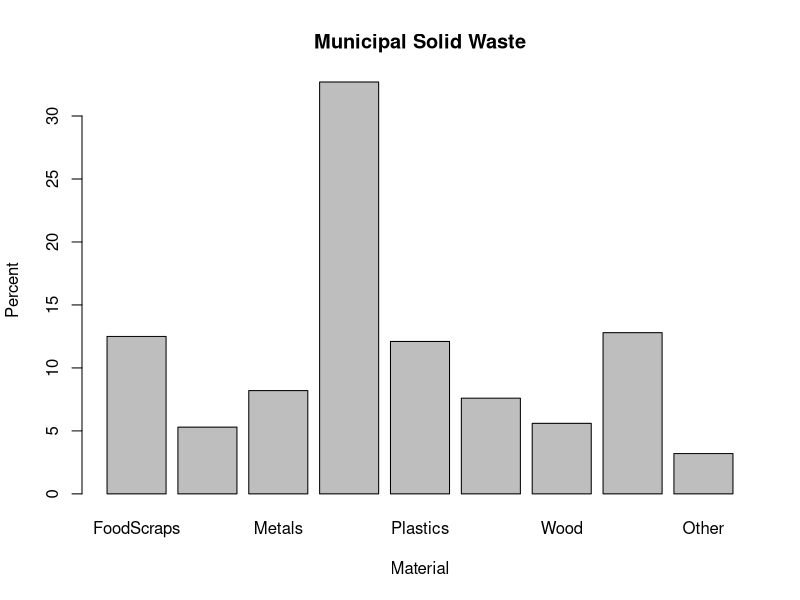
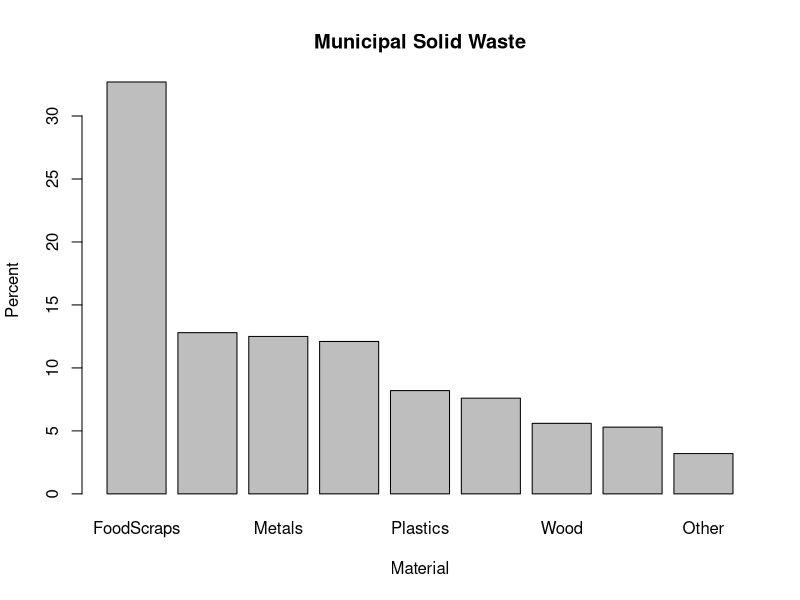
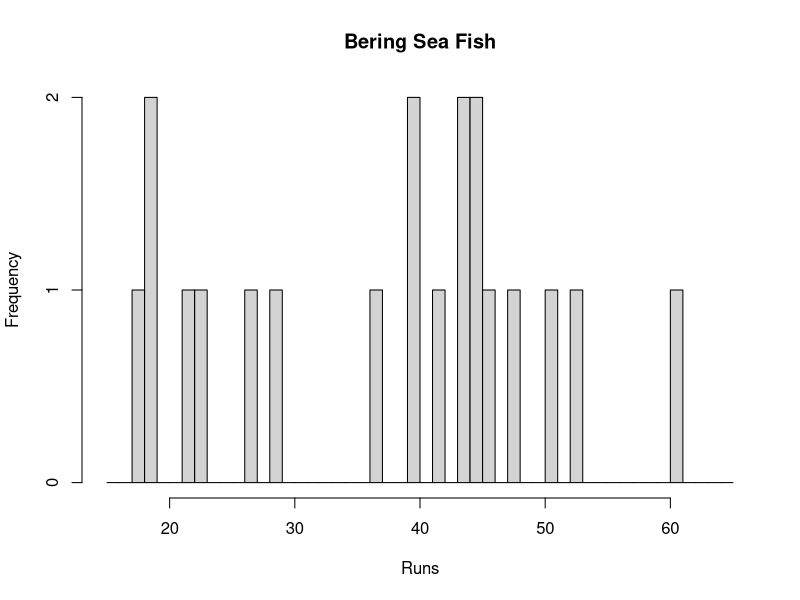
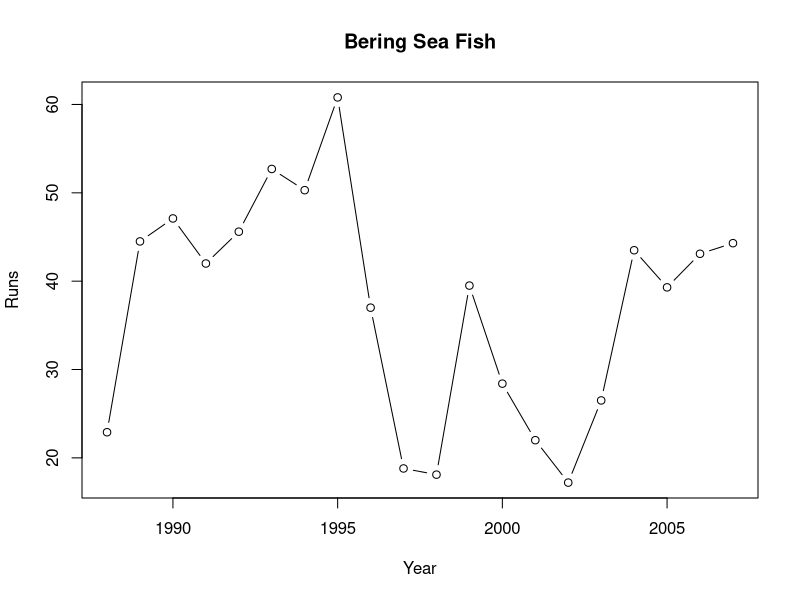
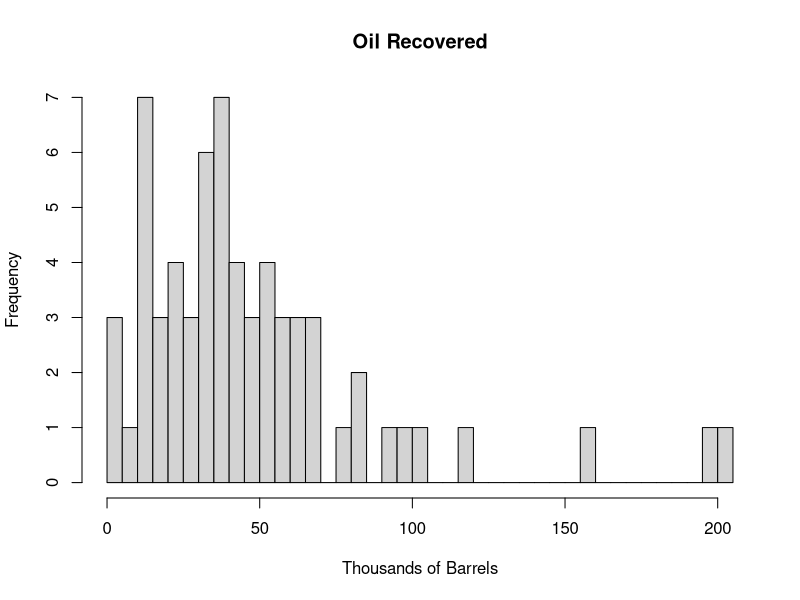
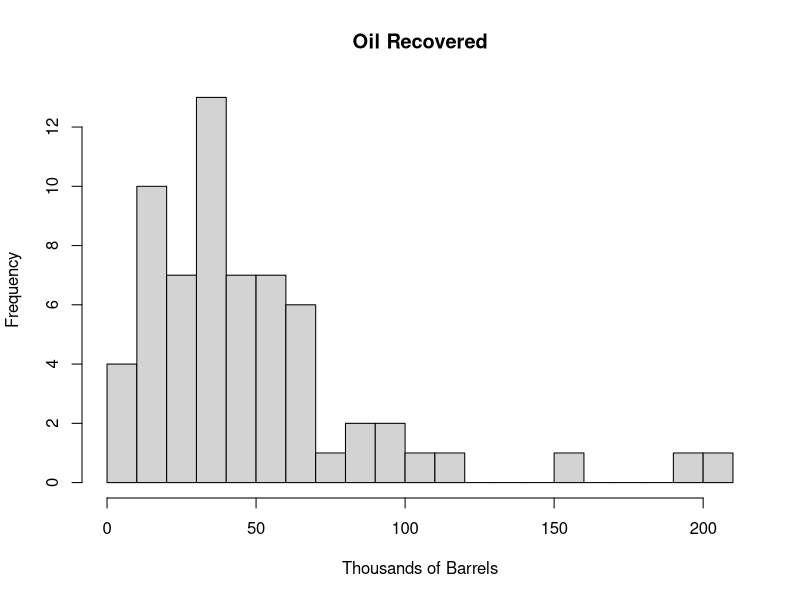
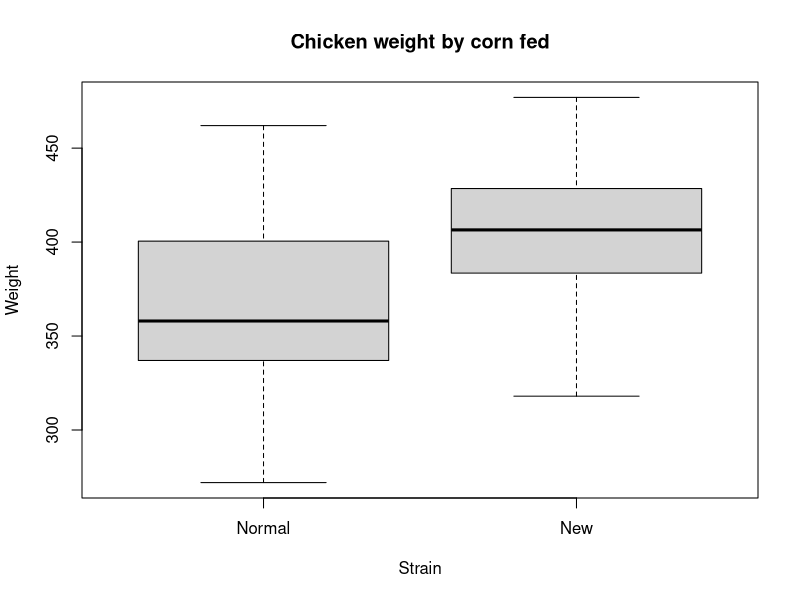

The R script that drew these images, in order:
garbage <- read.table("garbage.txt",header=T)
garbage

barplot(garbage$Percent, main="Municipal Solid Waste", xlab="Material", ylab="Percent", names.arg=(garbage$Material))

garbage.pareto <- garbage[order(garbage$Percent,decreasing=T), ]
barplot(garbage.pareto$Percent,main="Municipal Solid Waste",xlab="Material",ylab="Percent",names.arg=(garbage$Material))

#Which graph is clearer?

seafish <- read.table("beringseafish.txt",header=T)
seafish

hist(seafish$Runs, main="Bering Sea Fish", xlab="Runs", breaks = seq(15,65,by=1)) 

plot(seafish$Year,seafish$Runs,main="Bering Sea Fish",xlab="Year",ylab="Runs",type="b")

#What different info can be obtained from each?

wells <- read.table("oilwells.txt",header=T)
wells

hist(wells$Recovered, main="Oil Recovered", xlab="Thousands of Barrels", breaks = seq(0,205,by=5))

hist(wells$Recovered, main="Oil Recovered", xlab="Thousands of Barrels", breaks = seq(0,210,by=10))

#MEAN: 
#STANDARD DEVIATION:
#5 NUMBER SUMMARY:
#IQR:

corn <- read.table("corn.txt",header=T)
corn

boxplot(corn,use.cols=TRUE, xlab="Strain", ylab="Weight", main="Chicken weight by corn fed")

#MEAN
#Standard Div
#Is new corn or normal corn better?
